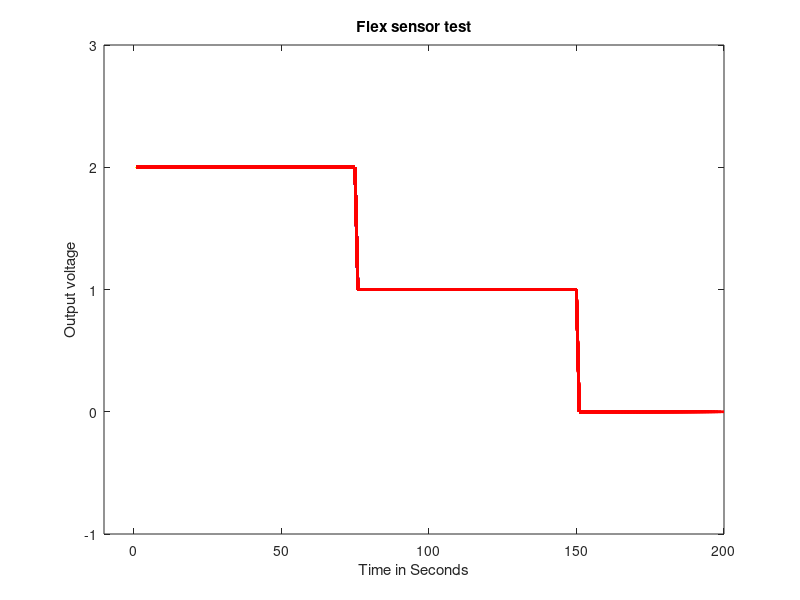

Write MATLAB code to recreate this figure.
clc;
clear all;
close all;
clearvars a;

k=1;
for i=1:1:200
    if i<=75
        Out(i)=2;
        c='y';
    elseif 75<i && i<=150
        Out(i)=1;
        c='b';
    else
        Out(i)=0;
        c='r';
    end
    title('Flex sensor test')
       xlabel('Time in Seconds') 
       ylabel('Output voltage') 
       xlim([-10,200]);
       ylim([-1,3]);
       plot(Out,'Linewidth',2,'color',c)
       hold on
    pause(0.001);
end